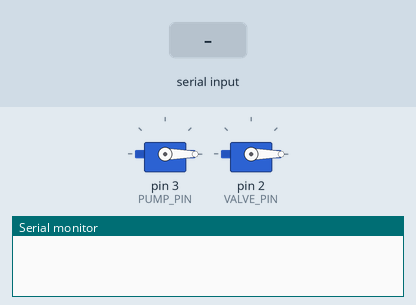
Recording of a sketch running on a simulated Arduino Uno, built with avr-gcc and run on an emulated ATmega328P. On the bench: 2 × servo, the last lines printed to the serial monitor. The test bench sets the inputs (shaded band).

Above: at 1.2 s.
1.3 s: "ON\n" received over Serial
At 1.8 s:
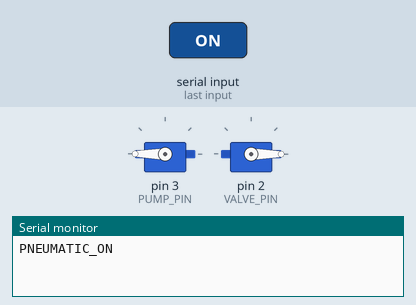
2.8 s: "OFF\n" received over Serial
At 2.95 s:
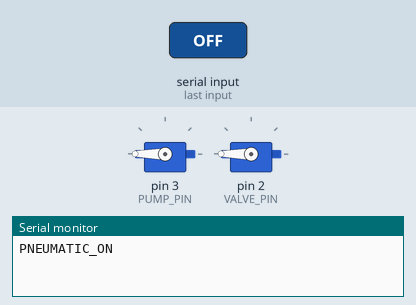
Timing chart, 0 to 5.8 s (numbered marks = the images above; inputs shaded):
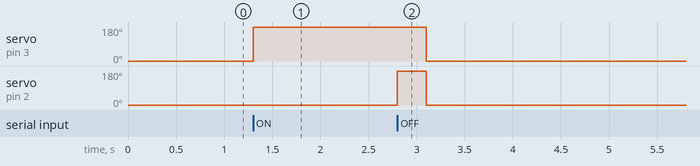

The sketch:

vaccum_onoff.ino
```cpp
#include <Servo.h>

Servo pump;
Servo valve;

const int PUMP_PIN = 3;
const int VALVE_PIN = 2;

const int PUMP_ON_ANGLE = 180;
const int PUMP_OFF_ANGLE = 0;

const int VALVE_OPEN_ANGLE = 180;
const int VALVE_CLOSE_ANGLE = 0;

const unsigned long RELEASE_TIME_MS = 300;

bool gripped = false;

void setup()
{
  Serial.begin(115200);

  // 문자열 수신 대기 시간을 짧게 설정
  Serial.setTimeout(100);

  pump.attach(PUMP_PIN);
  valve.attach(VALVE_PIN);

  // 시작 시 공압 OFF
  pump.write(PUMP_OFF_ANGLE);
  valve.write(VALVE_CLOSE_ANGLE);
}

void loop()
{
  if (Serial.available() <= 0)
  {
    return;
  }

  String command = Serial.readStringUntil('\n');

  command.trim();
  command.toUpperCase();

  if (command == "ON")
  {
    if (!gripped)
    {
      // 배기 밸브를 닫고 흡착 펌프 작동
      valve.write(VALVE_CLOSE_ANGLE);
      pump.write(PUMP_ON_ANGLE);

      gripped = true;
      Serial.println("PNEUMATIC_ON");
    }
  }
  else if (command == "OFF")
  {
    if (gripped)
    {
      // 밸브를 열어 진공 해제
      valve.write(VALVE_OPEN_ANGLE);
      delay(RELEASE_TIME_MS);

      // 펌프 정지 후 밸브 닫기
      pump.write(PUMP_OFF_ANGLE);
      valve.write(VALVE_CLOSE_ANGLE);

      gripped = false;
      Serial.println("PNEUMATIC_OFF");
    }
  }
  else
  {
    Serial.print("UNKNOWN_COMMAND: ");
    Serial.println(command);
  }
}
```

Measured:
- after the input at 1.3 s, servo on pin 3 (PUMP_PIN): 0° → 180° at once
- after the input at 2.8 s, servo on pin 3 (PUMP_PIN): 180° → 0° after 0.30 s; servo on pin 2 (VALVE_PIN): 0° → 180° at once, → 0° 0.30 s later
